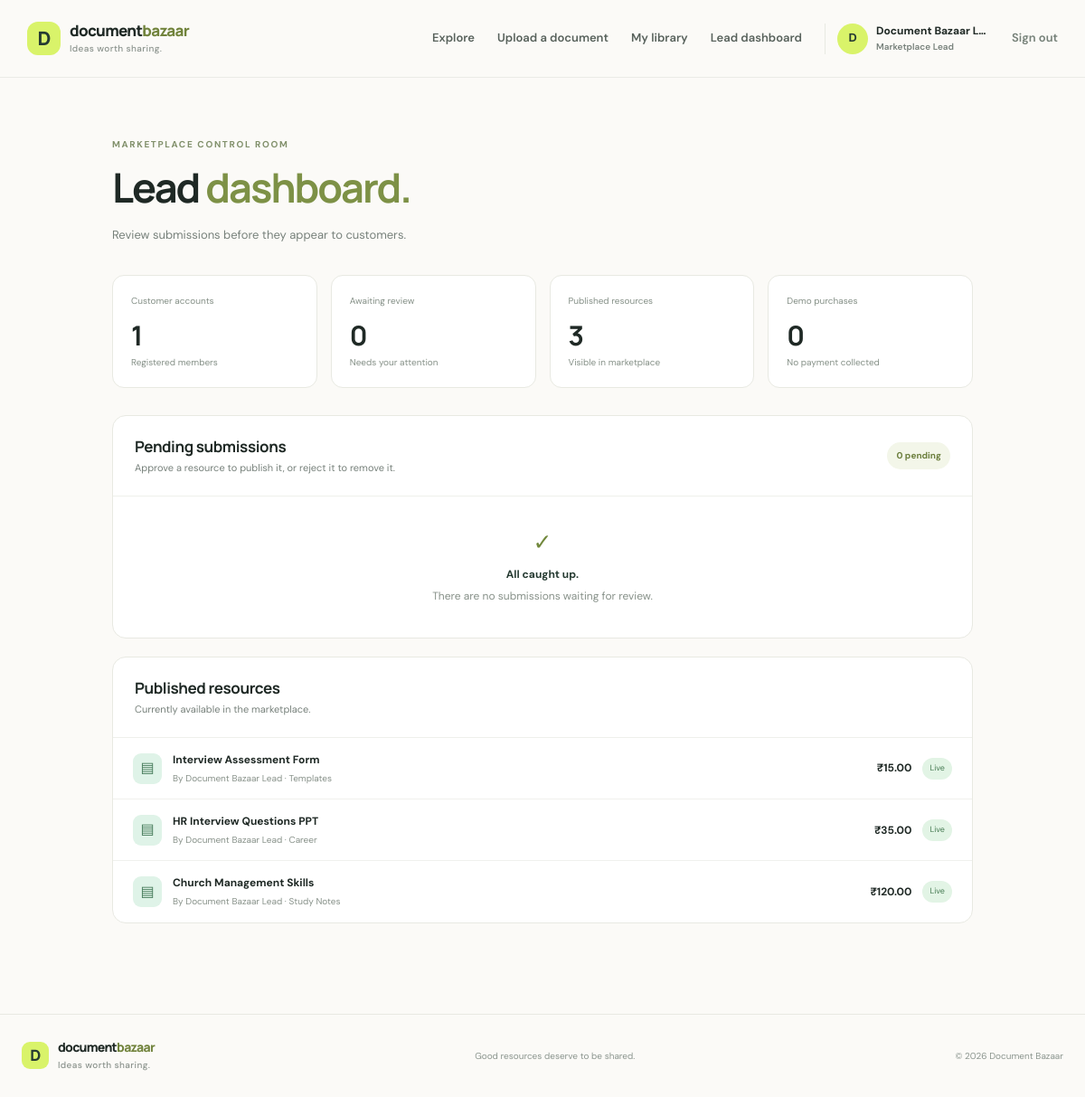
/lead (signed in), run on the app's committed database.
### tables this page shows
CREATE TABLE users (
            id INTEGER PRIMARY KEY AUTOINCREMENT,
            name TEXT NOT NULL,
            email TEXT NOT NULL UNIQUE,
            password_hash TEXT NOT NULL,
            role TEXT NOT NULL DEFAULT 'customer',
            created_at TIMESTAMP DEFAULT CURRENT_TIMESTAMP
        );

CREATE TABLE documents (
            id INTEGER PRIMARY KEY AUTOINCREMENT,
            title TEXT NOT NULL,
            description TEXT NOT NULL DEFAULT '',
            category TEXT NOT NULL DEFAULT 'Other',
            price_paise INTEGER NOT NULL DEFAULT 0,
            filename TEXT NOT NULL,
            original_filename TEXT NOT NULL,
            uploader_id INTEGER NOT NULL,
            is_approved INTEGER NOT NULL DEFAULT 0,
            created_at TIMESTAMP DEFAULT CURRENT_TIMESTAMP,
            FOREIGN KEY(uploader_id) REFERENCES users(id)
        );

### app.py (the view)
@app.route("/lead")
@lead_required
def lead_dashboard():
    with get_db() as db:
        pending = [dict(r) for r in db.execute(
            """SELECT d.*, u.name AS uploader_name, u.email AS uploader_email
               FROM documents d JOIN users u ON u.id=d.uploader_id
               WHERE d.is_approved=0 ORDER BY d.created_at DESC"""
        ).fetchall()]
        approved = [dict(r) for r in db.execute(
            """SELECT d.*, u.name AS uploader_name FROM documents d
               JOIN users u ON u.id=d.uploader_id
               WHERE d.is_approved=1 ORDER BY d.created_at DESC"""
        ).fetchall()]
        stats = {
            "users": db.execute("SELECT COUNT(*) FROM users WHERE role='customer'").fetchone()[0],
            "pending": len(pending),
            "approved": len(approved),
            "purchases": db.execute("SELECT COUNT(*) FROM purchases").fetchone()[0]
        }
    return render_template("lead.html", pending=pending, approved=approved, stats=stats)

### app.py (called while the page is built)
def get_db():
    conn = sqlite3.connect(DATABASE)
    conn.row_factory = sqlite3.Row
    conn.execute("PRAGMA foreign_keys = ON")
    return conn

def current_user():
    user_id = session.get("user_id")
    if not user_id:
        return None
    with get_db() as db:
        row = db.execute("SELECT id, name, email, role FROM users WHERE id = ?", (user_id,)).fetchone()
        return dict(row) if row else None

@app.context_processor
def inject_user():
    return {"user": current_user()}

def lead_required(view):
    @wraps(view)
    def wrapped(*args, **kwargs):
        person = current_user()
        if not person:
            flash("Please sign in with the lead account.", "info")
            return redirect(url_for("login", next=request.path))
        if person["role"] != "lead":
            abort(403)
        return view(*args, **kwargs)
    return wrapped

### templates/lead.html (shortened to what this page needs)
{% extends "base.html" %}
{% block content %}
<section class="page-shell lead-shell">
  <div class="page-intro"><div class="eyebrow muted-eyebrow">MARKETPLACE CONTROL ROOM</div><h1>Lead <em>dashboard.</em></h1><p>Review submissions before they appear to customers.</p></div>
  <div class="stats-grid"><div class="stat-card"><span>Customer accounts</span><strong>{{ stats.users }}</strong><small>Registered members</small></div><div class="stat-card"><span>Awaiting review</span><strong>{{ stats.pending }}</strong><small>Needs your attention</small></div><div class="stat-card"><span>Published resources</span><strong>{{ stats.approved }}</strong><small>Visible in marketplace</small></div><div class="stat-card"><span>Demo purchases</span><strong>{{ stats.purchases }}</strong><small>No payment collected</small></div></div>
  <div class="table-section"><div class="table-heading"><div><h2>Pending submissions</h2><p>Approve a resource to publish it, or reject it to remove it.</p></div><span class="status-count">{{ pending|length }} pending</span></div>
    {% if pending %}
      <div class="review-list">
        {% for doc in pending %}
          <article class="review-item"><div class="review-file-icon">▤</div><div class="review-main"><h3>{{ doc.title }}</h3><p>{{ doc.description or 'No description supplied.' }}</p><div class="review-meta">By {{ doc.uploader_name }} ({{ doc.uploader_email }}) · {{ doc.category }} · {% if doc.price_paise == 0 %}Free{% else %}₹{{ '%.2f'|format(doc.price_paise / 100) }}{% endif %}</div><div class="review-meta">File: {{ doc.original_filename }}</div></div><div class="review-actions"><form method="post" action="{{ url_for('approve_document', document_id=doc.id) }}"><button class="button button-dark button-small" type="submit">Approve ✓</button></form><form method="post" action="{{ url_for('reject_document', document_id=doc.id) }}" onsubmit="return confirm('Reject and remove this submission?')"><button class="button button-outline button-small" type="submit">Reject</button></form></div></article>
        {% endfor %}
      </div>
    {% else %}<div class="table-empty"><span>✓</span><strong>All caught up.</strong><p>There are no submissions waiting for review.</p></div>{% endif %}
  </div>
  <div class="table-section"><div class="table-heading"><div><h2>Published resources</h2><p>Currently available in the marketplace.</p></div></div>
    {% if approved %}<div class="published-list">{% for doc in approved %}<div class="published-row"><span class="published-icon">▤</span><div><strong>{{ doc.title }}</strong><small>By {{ doc.uploader_name }} · {{ doc.category }}</small></div><span class="published-price">{% if doc.price_paise == 0 %}Free{% else %}₹{{ '%.2f'|format(doc.price_paise / 100) }}{% endif %}</span><span class="published-status">Live</span></div>{% endfor %}</div>{% else %}<div class="table-empty"><p>No approved resources yet.</p></div>{% endif %}
  </div>
</section>
{% endblock %}

### templates/base.html (shortened to what this page needs)
<!doctype html>
<html lang="en">
<head>
  <link rel="stylesheet" href="{{ url_for('static', filename='style.css') }}">
</head>
<body>
  <header class="site-header">
    <div class="nav-wrap">
      <a class="brand" href="{{ url_for('index') }}">
        <span class="brand-mark">D</span>
        <span>document<span class="brand-accent">bazaar</span><small>Ideas worth sharing.</small></span>
      </a>
      <nav class="nav-links">
        <a href="{{ url_for('index') }}">Explore</a>
        {% if user %}
          <a href="{{ url_for('sell') }}">Upload a document</a>
          <a href="{{ url_for('my_library') }}">My library</a>
          {% if user.role == 'lead' %}<a href="{{ url_for('lead_dashboard') }}">Lead dashboard</a>{% endif %}
          <div class="account-pill">
            <span class="avatar">{{ user.name[0]|upper }}</span>
            <span class="account-copy"><strong>{{ user.name }}</strong><small>{{ 'Marketplace Lead' if user.role == 'lead' else 'Account holder' }}</small></span>
          </div>
          <a class="nav-logout" href="{{ url_for('logout') }}">Sign out</a>
        {% else %}
          <a href="{{ url_for('login') }}">Sign in</a>
          <a class="nav-cta" href="{{ url_for('register') }}">Create account <span>↗</span></a>
        {% endif %}
      </nav>
    </div>
  </header>
  <main>
    {% block content %}{% endblock %}
  </main>
  <footer class="site-footer">
    <div class="footer-inner">
      <a class="brand footer-brand" href="{{ url_for('index') }}"><span class="brand-mark">D</span><span>document<span class="brand-accent">bazaar</span><small>Ideas worth sharing.</small></span></a>
      <p>Good resources deserve to be shared.</p>
      <span>© {{ 2026 }} Document Bazaar</span>
    </div>
  </footer>
</body>
</html>

### data on the page
users: name "D", name "Document Bazaar L…", role "Marketplace Lead"
documents: title "Interview Assessment Form", uploader_name "Document Bazaar Lead", category "Templates", doc.price_paise/100 "15.00"
documents: title "HR Interview Questions PPT", uploader_name "Document Bazaar Lead", category "Career", doc.price_paise/100 "35.00"
documents: title "Church Management Skills", uploader_name "Document Bazaar Lead", category "Study Notes", doc.price_paise/100 "120.00"

### other printed values
{{ stats.users }} "1"
{{ stats.pending }} "0"
{{ stats.approved }} "3"
{{ stats.purchases }} "0"
{{ pending|length }} "0"
{{ 2026 }} "2026"
